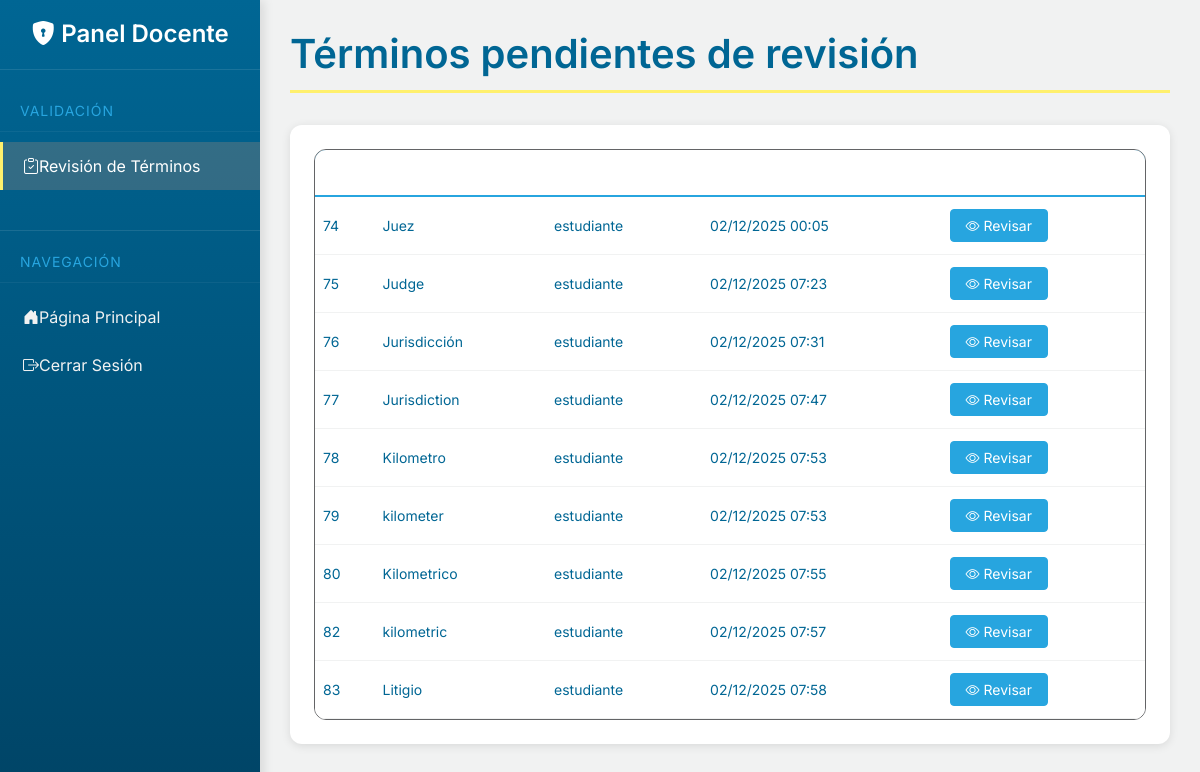
Screenshot of /docente_revision.php with the database file from the repository.
### tables this page shows
CREATE TABLE `termino` (
  `id_Termino` int(11) NOT NULL,
  `palabra` varchar(150) NOT NULL,
  `pronunciacion` varchar(150) DEFAULT NULL,
  `definicion` mediumtext NOT NULL,
  `ejemplo_aplicativo` mediumtext,
  `referencia_bibliogr` varchar(200) DEFAULT NULL,
  `estado` varchar(25) DEFAULT NULL,
  `fecha_creacion` datetime DEFAULT NULL,
  `fecha_modificacion` datetime DEFAULT NULL,
  `id_Usuario` int(11) NOT NULL
);

CREATE TABLE `usuario` (
  `id_Usuario` int(11) NOT NULL,
  `nombre` varchar(80) NOT NULL,
  `correo` varchar(100) NOT NULL,
  `contrasena` varchar(255) NOT NULL,
  `rol` varchar(25) NOT NULL,
  `fecha_registro` datetime DEFAULT NULL
);

### docente_revision.php (the view, shortened to what this page needs)
<?php
include "conexion.php";
if ($cn) {
    $cn->set_charset("utf8");
}
$sql = "SELECT t.id_Termino, t.palabra, u.nombre AS estudiante, t.fecha_creacion
        FROM termino t
        INNER JOIN usuario u ON u.id_Usuario = t.id_Usuario
        WHERE t.estado = 'pendiente'
        ORDER BY t.fecha_creacion ASC";
$result = $cn->query($sql);
?>
<!DOCTYPE html>
<html lang="es">
<head>
<link href="https://cdn.jsdelivr.net/npm/bootstrap@5.3.3/dist/css/bootstrap.min.css" rel="stylesheet">
<link rel="stylesheet" href="https://cdn.jsdelivr.net/npm/bootstrap-icons@1.11.3/font/bootstrap-icons.min.css">
</head>
<body>
<div class="sidebar">
    <div class="logo">
        <h1><i class="bi bi-shield-lock-fill"></i> <span> Panel Docente </span></h1>
    </div>
    <nav class="sidebar-nav">
        <div class="menu-section">
            <div class="section-title">VALIDACIÓN</div>
            <ul class="menu-items">
                <li>
                    <a href="docente_revision.php" class="menu-item active">
                        <i class="bi bi-clipboard-check"></i> <span>Revisión de Términos</span>
                    </a>
                </li>
            </ul>
        </div>
        <div class="menu-section nav-section">
            <div class="section-title">NAVEGACIÓN</div>
            <ul class="menu-items">
                <li>
                    <a href="index.php" class="menu-item">
                        <i class="bi bi-house-door-fill"></i> <span>Página Principal</span>
                    </a>
                </li>
                <li>
                    <a href="#" class="menu-item" onclick="confirmLogout()">
                        <i class="bi bi-box-arrow-right"></i> <span>Cerrar Sesión</span>
                    </a>
                </li>
            </ul>
        </div>
    </nav>
</div>
<div id="content">
    <h1 class="titulo-tabla-terminos">Términos pendientes de revisión</h1>
    <div class="contenedor-tabla">
        <div class="table-responsive-container">
            <table class="table table-hover mb-0">
                <thead>
                    <tr>
                        <th>ID</th>
                        <th>Palabra</th>
                        <th>Estudiante</th>
                        <th>Fecha de Envío</th>
                        <th>Acción</th>
                    </tr>
                </thead>
                <tbody>
                    <?php if ($result->num_rows == 0): ?>
                        <tr>
                            <td colspan="5" class="text-center text-muted py-4">
                                No hay términos pendientes de revisión.
                            </td>
                        </tr>
                    <?php else: ?>
                        <?php while($row = $result->fetch_assoc()): ?>
                        <tr>
                            <td><?php echo $row['id_Termino']; ?></td>
                            <td class="texto-limitado"><?php echo htmlspecialchars($row['palabra'], ENT_QUOTES, 'UTF-8'); ?></td>
                            <td><?php echo htmlspecialchars($row['estudiante'], ENT_QUOTES, 'UTF-8'); ?></td>
                            <td><?php echo date('d/m/Y H:i', strtotime($row['fecha_creacion'])); ?></td>
                            <td>
                                <button class="btn btn-info btn-sm revisar-btn"
                                        data-id="<?php echo $row['id_Termino']; ?>">
                                    <i class="bi bi-eye"></i> Revisar
                                </button>
                            </td>
                        </tr>
                        <?php endwhile; ?>
                    <?php endif; ?>
                </tbody>
            </table>
        </div>
    </div>
</div>
</body>
</html>

### docente_revision.php (style rules this page uses)
:root { --color-amarillo: #fff06dff; --color-azul-oscuro: #006694; --color-gris: #636466; --color-gris-claro: #f1f2f2; --color-naranja: #ff9a15; --color-azul-claro: #27a5df; }
body { background-color: var(--color-gris-claro); color: var(--color-azul-oscuro); min-height: 100vh; font-family: 'Inter', sans-serif; margin: 0; padding: 0; }
.sidebar { width: 260px; background: linear-gradient(180deg, var(--color-azul-oscuro) 0%, #004466 100%); color: white; height: 100vh; position: fixed; top: 0; left: 0; z-index: 1000; box-shadow: 4px 0 10px rgba(0, 0, 0, 0.1); display: flex; flex-direction: column; padding: 20px 0; }
.logo { padding: 0 20px 20px; border-bottom: 1px solid rgba(255, 255, 255, 0.1); margin-bottom: 20px; }
.logo h1 { font-size: 24px; font-weight: 600; text-align: center; margin: 0; color:white; }
.menu-section { margin-bottom: 25px; }
.section-title { padding: 0 20px 10px; font-size: 14px; color: var(--color-azul-claro); text-transform: uppercase; letter-spacing: 1px; border-bottom: 1px solid rgba(255, 255, 255, 0.05); }
.menu-items { list-style: none; padding: 10px 0; margin: 0; }
.menu-item { padding: 12px 20px; cursor: pointer; transition: all 0.3s ease; display: flex; align-items: center; text-decoration: none; color: var(--color-gris-claro); border-left: 3px solid transparent; }
.menu-item.active { background-color: rgba(255, 160, 109, 0.2); border-left: 3px solid var(--color-amarillo); color: white; }
.nav-section { margin-top: 30px; border-top: 1px solid rgba(255, 255, 255, 0.1); padding-top: 20px; }
.sidebar-nav { flex: 1; overflow-y: auto; padding: 10px 0; }
#content { margin-left: 260px; padding: 30px; min-height: 100vh; transition: all 0.3s; background-color: var(--color-gris-claro); }
.contenedor-tabla { margin-top: 2rem; background: white; border-radius: 0.75rem; padding: 1.5rem; box-shadow: 0 2px 10px rgba(0,0,0,0.1); }
.titulo-tabla-terminos { color: var(--color-azul-oscuro); font-weight: 600; border-bottom: 3px solid var(--color-amarillo); padding-bottom: 0.75rem; margin-bottom: 1.5rem !important; }
.table-responsive-container { position: relative; overflow-x: auto; -webkit-overflow-scrolling: touch; border-radius: 0.75rem; background-color: white; border: 1px solid var(--color-gris); }
.table-responsive-container table { width: 100%; margin-bottom: 0; font-size: 0.875rem; }
.table-responsive-container thead { background-color: var(--color-azul-oscuro); }
.table-responsive-container th { color: white; font-weight: 600; padding: 0.75rem 0.5rem; border-bottom: 2px solid var(--color-azul-claro); white-space: nowrap; }
.table-responsive-container td { padding: 0.75rem 0.5rem; border-bottom: 1px solid var(--color-gris-claro); color: var(--color-azul-oscuro); vertical-align: middle; }
.texto-limitado { max-width: 250px; overflow: hidden; text-overflow: ellipsis; white-space: nowrap; }
.btn-info { background-color: var(--color-azul-claro); border-color: var(--color-azul-claro); color: white; padding: 5px 15px; font-size: 0.875rem; }

### rows the page displays
termino: id_Termino "74", palabra "Juez", id_Usuario.nombre "estudiante", fecha_creacion "02/12/2025 00:05"
termino: id_Termino "75", palabra "Judge", id_Usuario.nombre "estudiante", fecha_creacion "02/12/2025 07:23"
termino: id_Termino "76", palabra "Jurisdicción", id_Usuario.nombre "estudiante", fecha_creacion "02/12/2025 07:31"
termino: id_Termino "77", palabra "Jurisdiction", id_Usuario.nombre "estudiante", fecha_creacion "02/12/2025 07:47"
termino: id_Termino "78", palabra "Kilometro", id_Usuario.nombre "estudiante", fecha_creacion "02/12/2025 07:53"
termino: id_Termino "79", palabra "kilometer", id_Usuario.nombre "estudiante", fecha_creacion "02/12/2025 07:53"
termino: id_Termino "80", palabra "Kilometrico", id_Usuario.nombre "estudiante", fecha_creacion "02/12/2025 07:55"
termino: id_Termino "82", palabra "kilometric", id_Usuario.nombre "estudiante", fecha_creacion "02/12/2025 07:57"
termino: id_Termino "83", palabra "Litigio", id_Usuario.nombre "estudiante", fecha_creacion "02/12/2025 07:58"
